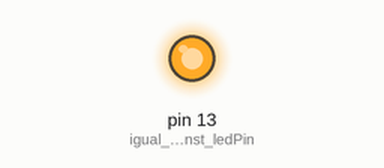
Recording of a program running on a simulated Arduino Uno, built with avr-gcc and run on an emulated ATmega328P. On the bench: output pins drawn as LEDs (lit = HIGH).

Above: at 0.2 s.
At 12.45 s:
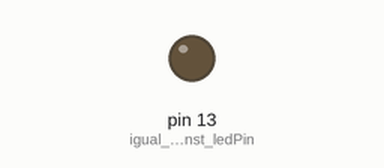
Timing chart, 0 to 13.3 s (numbered marks = the images above):
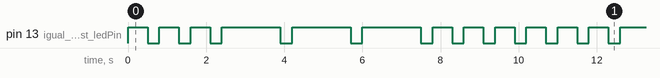

Measured:
- by itself, pin 13 (igual_a_const_ledPin): repeats every 10.2 s: 2 × (LOW 0.30 s, HIGH 0.50 s), 3 × (LOW 0.30 s, HIGH 1.5 s), 4 × (LOW 0.30 s, HIGH 0.50 s)
- by itself, everything shown: repeats every 10.2 s, in 18 steps

The program:

main.cpp
```cpp
#include <Arduino.h>

void setup() {
  pinMode(LED_BUILTIN, OUTPUT); //igual a const ledPin = 13
}

void loop() {
  // SOS em código morse
  digitalWrite(LED_BUILTIN, HIGH);
  delay(500);
  digitalWrite(LED_BUILTIN, LOW);
  delay(300);
  digitalWrite(LED_BUILTIN, HIGH);
  delay(500);
  digitalWrite(LED_BUILTIN, LOW);
  delay(300);
  digitalWrite(LED_BUILTIN, HIGH);
  delay(500);
  digitalWrite(LED_BUILTIN, LOW);
  delay(300);

  digitalWrite(LED_BUILTIN, HIGH);
  delay(1500);
  digitalWrite(LED_BUILTIN, LOW);
  delay(300);
  digitalWrite(LED_BUILTIN, HIGH);
  delay(1500);
  digitalWrite(LED_BUILTIN, LOW);
  delay(300);
  digitalWrite(LED_BUILTIN, HIGH);
  delay(1500);
  digitalWrite(LED_BUILTIN, LOW);
  delay(300);

  digitalWrite(LED_BUILTIN, HIGH);
  delay(500);
  digitalWrite(LED_BUILTIN, LOW);
  delay(300);
  digitalWrite(LED_BUILTIN, HIGH);
  delay(500);
  digitalWrite(LED_BUILTIN, LOW);
  delay(300);
  digitalWrite(LED_BUILTIN, HIGH);
  delay(500);
  digitalWrite(LED_BUILTIN, LOW);
  delay(300);
}
```
